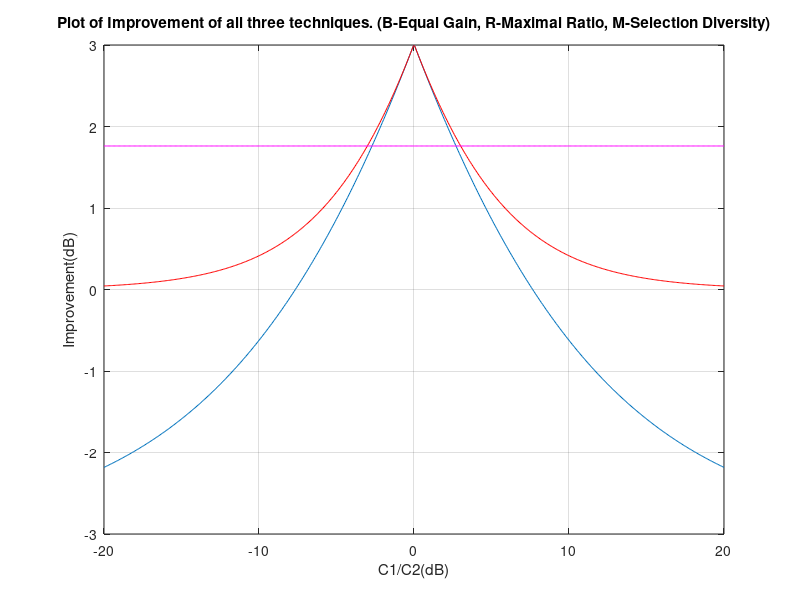
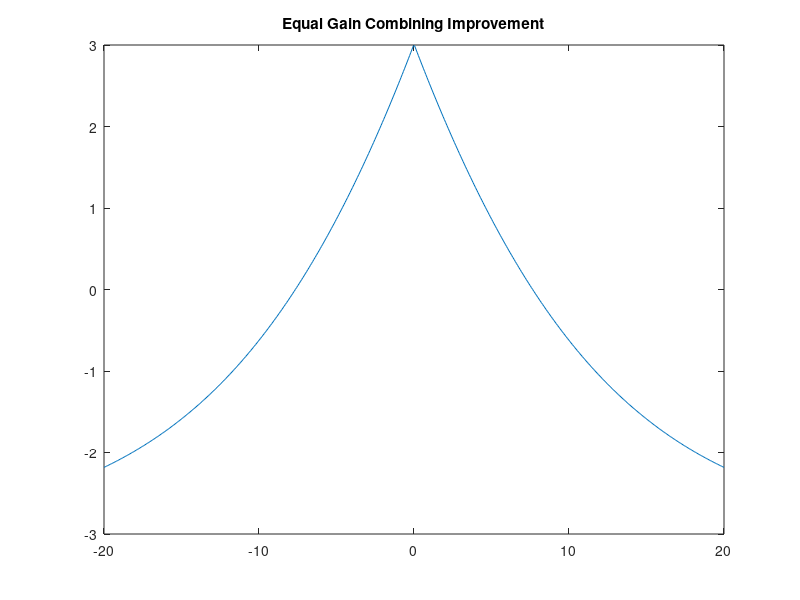

Recreate these plots in MATLAB, in order. (Note: this script raises an error after producing the figures.)
clear
C1N0=10;

C1C2=linspace(-20,20,500);
 for i=1:length(C1C2), 
     C2N0=C1N0/(10^(C1C2(1,i)*0.1));
     if C1N0>C2N0
        Cmax=C1N0;
    else
        Cmax=C2N0;
    end
   EGC(1,i)=0.5*C1N0+0.5*C2N0+(sqrt(C1N0)*sqrt(C2N0));
   EGCdB(1,i)=10*log10(EGC(1,i)/Cmax);
   MGC(1,i)=C1N0+C2N0;
   MGCdB(1,i)=10*log10(MGC(1,i)/Cmax);
   SDdB(1,i)=10*log10(1+0.5);
   MGC_EGC(1,i)=MGC(1,i)/EGC(1,i);
   MGC_EGCdB(1,i)=10*log10(MGC_EGC(1,i));
end 

figure(1)
plot(C1C2,EGCdB);
title('Plot of Improvement of all three techniques. (B-Equal Gain, R-Maximal Ratio, M-Selection Diversity)')
ylabel('Improvement(dB)');
xlabel('C1/C2(dB)');
grid on;
hold on;
plot(C1C2,MGCdB,'r');
plot(C1C2,SDdB,'m');
hold off;

figure(2);
subplot(111)
plot(C1C2,EGCdB);
title('Equal Gain Combining Improvement')
YLABEL('Improvement(dB)');
XLABEL('C1/C2(dB)');
grid on;

subplot(112)
plot(C1C2,MGCdB,'r');
title('Maximal Ratio Combining Improvement')
YLABEL('Improvement(dB)');
XLABEL('C1/C2(dB)');
grid on;